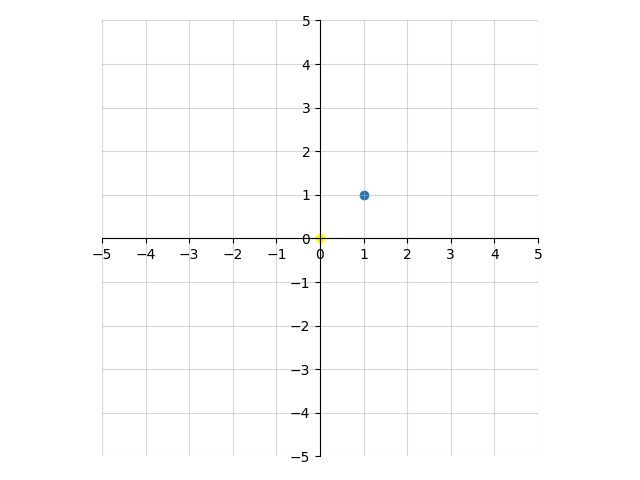

Reproduce this figure in Python.
import matplotlib.pyplot as plt

Ex = 1
Ey = 1

Sx = 0
Sy = 0

xlim = [-5, 5]
ylim = [-5, 5]

ax = plt.gca()
ax.set_aspect("equal")

ax.set_xlim(*xlim)
ax.set_ylim(*ylim)

spines = ax.spines
spines["left"].set_position("zero")
spines["bottom"].set_position("zero")

spines["top"].set_color("none")
spines["right"].set_color("none")


xticks = list(range(xlim[0], xlim[1] + 1, 1))
yticks = list(range(xlim[0], xlim[1] + 1, 1))

ax.set_xticks(xticks)
ax.set_yticks(yticks)

plt.grid(True, alpha=0.5)
plt.tight_layout()
plt.scatter([Ex], [Ey])
plt.scatter([Sx], [Sy], color="orange")
plt.savefig("points.png")
# plt.show()
